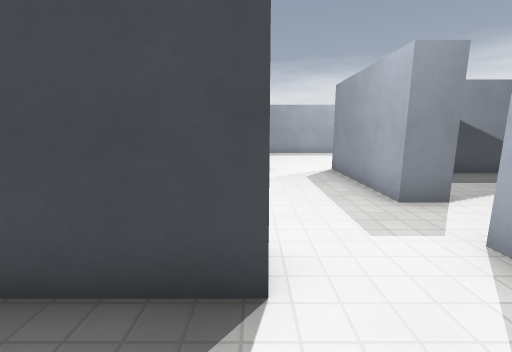
[1] (above)

15 first-person views from a walk through a 3-D level made in the Godot game engine. The camera is 1.4 m above the floor, tilts 10° down and sees 90° across. The floor is counted in squares, 1 m on a side. Each view is taken from the middle of a square. On the plan, view 1 faces up. The plan holds only what a view shows up to about 13 squares ahead; the rest is blank. Characters and animated objects are not drawn. Surface patterns are stand-ins for the level's own textures.

[2]
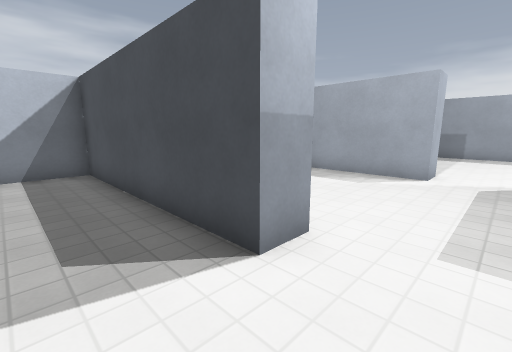

[3]
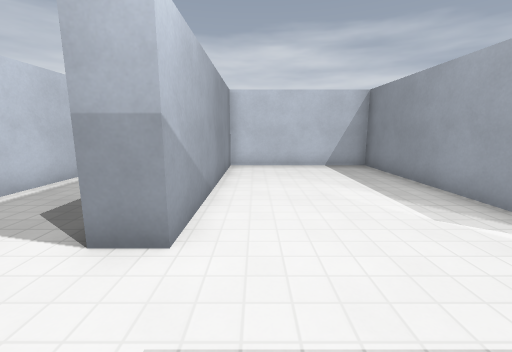

[4]
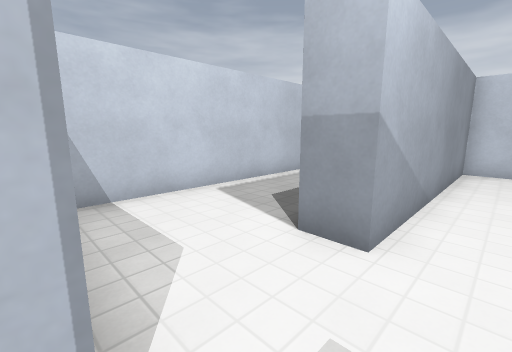

[5]
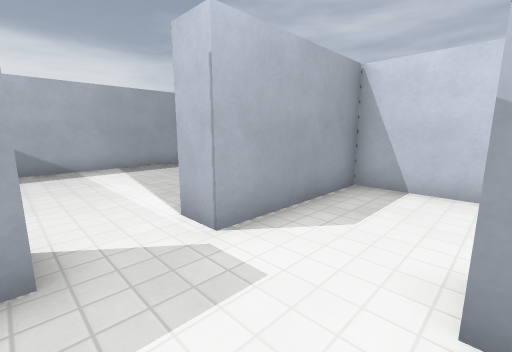

[6]
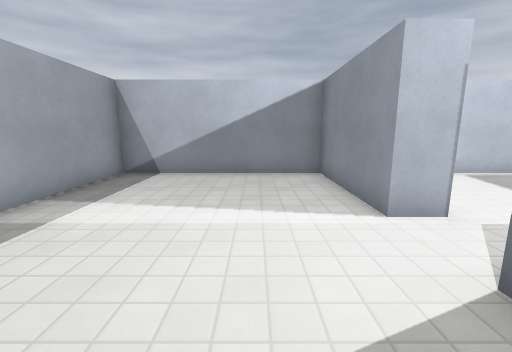

[7]
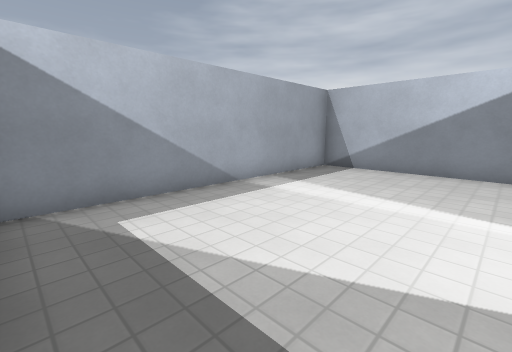

[8]
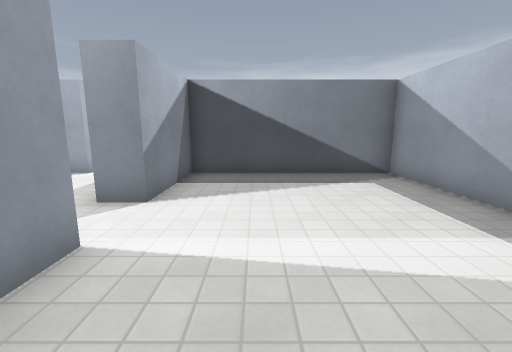

[9]
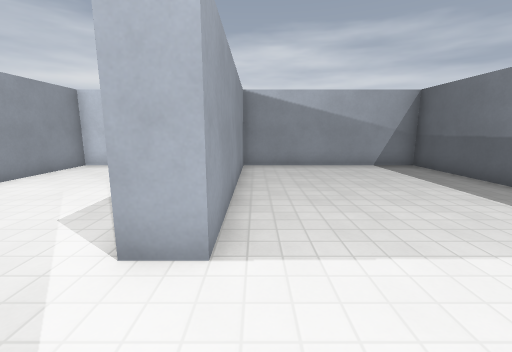

[10]
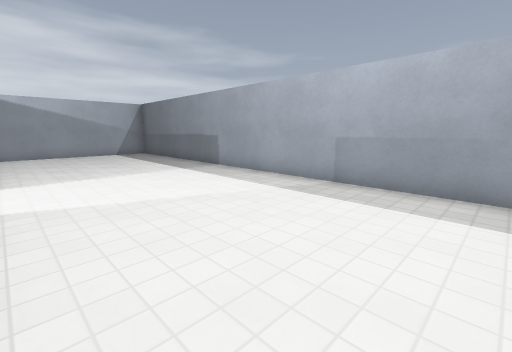

[11]
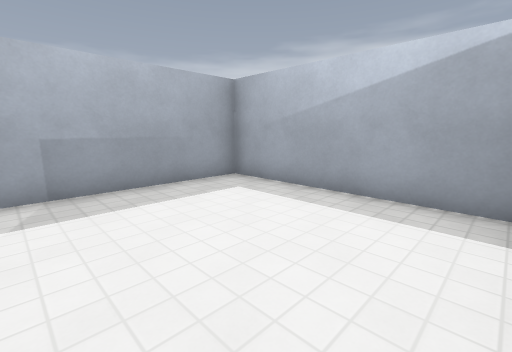

[12]
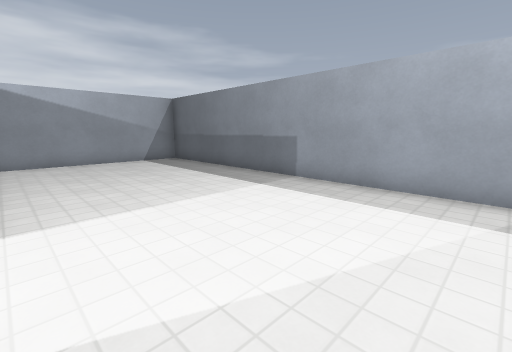

[13]
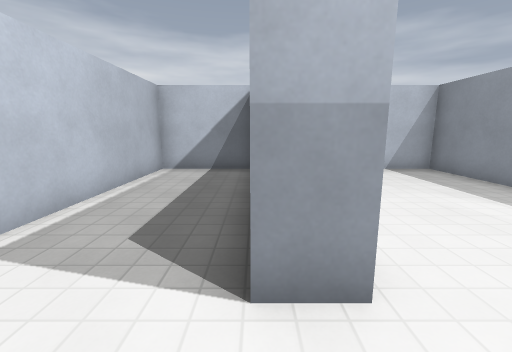

[14]
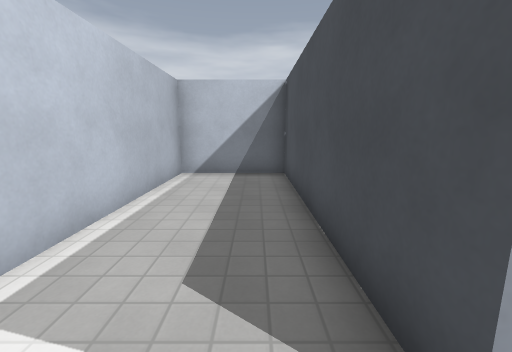

[15]
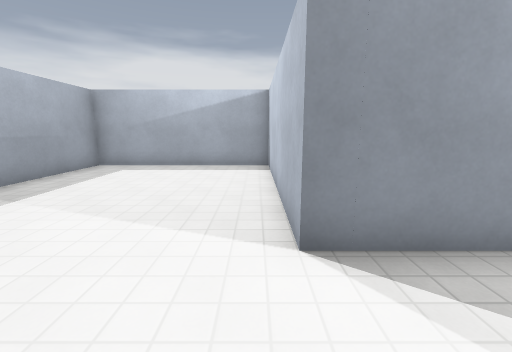

### Floor plan
Ten units are one square. View 1 is at (0, 0); x grows to the right and y downward. Boxes are objects, and circles mark ways between rooms. Rooms are numbered by the first view taken in them; rooms with no view inside come last. Other rooms are left out.
<svg viewBox="-80 -170 190 190">
<path fill="none" stroke="#000" d="M1 -30 1 -20 -75 -20 -75 15 28 15 28 -30M4 -95 4 -85 -75 -85 -75 -30 1 -30M28 -30 38 -30M38 -49 28 -49 28 -95M38 -30 38 15 105 15 105 -85 38 -85 38 -49M28 -95 105 -95 105 -165 -75 -165 -75 -95 4 -95"/>
<circle cx="15" cy="-25" r="3" fill="#2a7"/>
<circle cx="35" cy="-40" r="3" fill="#2a7"/>
<circle cx="15" cy="-90" r="3" fill="#2a7"/>
<text x="-20" y="0">1</text>
<text x="-20" y="-60">2</text>
<text x="70" y="-40">3</text>
<text x="10" y="-130">4</text>
</svg>
Room 1 opens to room 2. Room 2 opens to room 3. Room 2 opens to room 4.

Where each view was taken, in squares from view 1:
view 1: 0 up, 0 right, facing up
view 2: 0 up, 2 right, facing up-left
view 3: 4 up, 3 right, facing left
view 4: 4 up, 3 right, facing down-left
view 5: 5 up, 0 right, facing down-right
view 6: 7 up, 6 right, facing down
view 7: 8 up, 5 right, facing down-right
view 8: 0 up, 6 right, facing up
view 9: 10 up, 3 right, facing left
view 10: 10 up, 9 right, facing up-left
view 11: 10 up, 5 right, facing up-right
view 12: 10 up, 5 right, facing up-left
view 13: 2 up, 2 right, facing left
view 14: 1 up, 1 right, facing left
view 15: 10 up, 0 right, facing right
